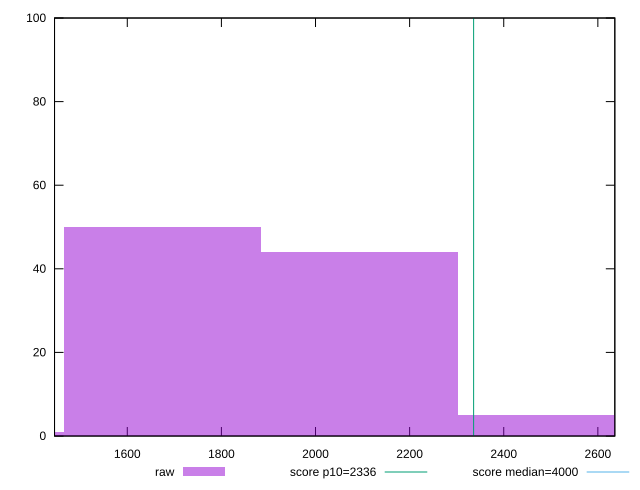

The gnuplot source for this figure:
reset

$raw <<EOF
2094.3524382974574 44
1675.481950637966 50
2513.222925956949 5
1256.6114629784745 1
EOF

set key outside below
set boxwidth 418.8704876594915
set xrange [1445.3890000000001:2636.062]
set yrange [0:100]
set trange [0:100]
set style fill transparent solid 0.5 noborder

set parametric
set terminal svg size 640, 490 enhanced background rgb 'white'
set output "reports/report_00028_2021-02-24T12-49-42.674Z/first-meaningful-paint/samples/card/raw/histogram.svg"

plot $raw title "raw" with boxes, \
     2336,t title "score p10=2336", \
     4000,t title "score median=4000"

reset
